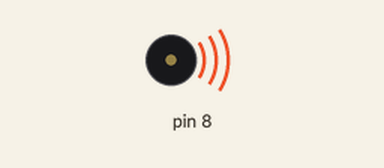
Recording of a sketch running on a simulated Arduino Uno, built with avr-gcc and run on an emulated ATmega328P. On the bench: buzzer (waves = sounding).

Above: at 0.1 s.
Timing chart, 0 to 3.0 s (numbered marks = the images above):
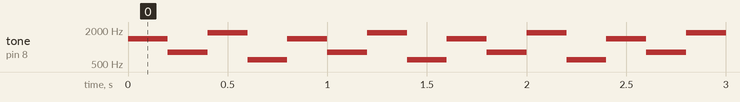

Measured:
- by itself, tone on pin 8: repeats every 0.80 s: 800 Hz 0.20 s, 1800 Hz 0.20 s, 600 Hz 0.20 s, 1400 Hz 0.20 s

The sketch:

buzzer_test.ino
```cpp
void setup()
{}
void loop()
{
    tone(8, 1400, 500);
    delay(200);
    tone(8, 800, 200);
    delay(200);
    tone(8, 1800, 500);
    delay(200);
    tone(8, 600, 200);
    delay(200);
}
```
